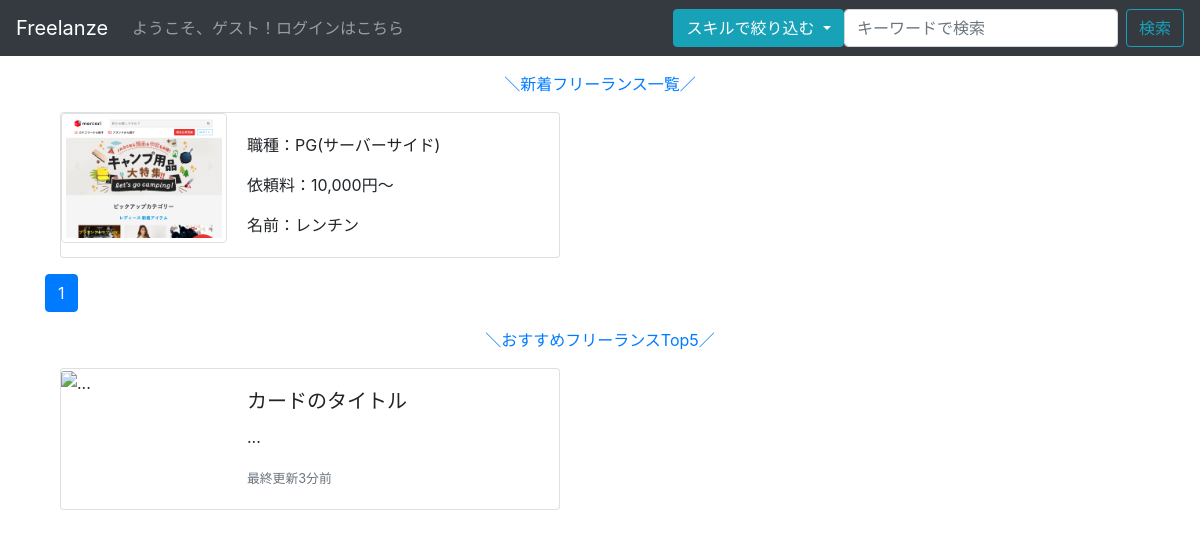
The page / on the database its author committed.
### register/models.py (models this page shows, shortened)
class User(AbstractBaseUser, PermissionsMixin):
    email = models.EmailField(_('メールアドレス'), unique=True)
    first_name = models.CharField(_('名'), max_length=30, blank=True)
    last_name = models.CharField(_('姓'), max_length=150, blank=True)
    nick_name = models.CharField(_('ニックネーム'), max_length=50, blank=False)
    picture = models.ImageField(_('トップ画像'), upload_to='media/', blank=True)  # 画像はあとで解決する
    twitter = models.CharField(_('Twitter'), max_length=50, blank=True)
    instagram = models.CharField(_('Instagram'), max_length=50, blank=True)
    skill = models.CharField(_('スキル'), max_length=150, choices=SKILLS_CHOICES, blank=False)
    area = models.CharField(_('活動範囲'), max_length=150, choices=AREAS_CHOICES, blank=False)
    request_fee = models.CharField(_('依頼料'), max_length=150, choices=REQUESTS_CHOICES, blank=False)
    portfolio = models.CharField(_('ポートフォリオ'), max_length=500, blank=True)
    self_introduction = models.CharField(_('自己PR'), max_length=500, blank=True)
    created_at = models.DateTimeField(default=timezone.now)
    is_staff = models.BooleanField(
        _('staff status'),
        default=False,
        help_text=_(
            'Designates whether the user can log into this admin site.'),
    )
    is_active = models.BooleanField(
        _('active'),
        default=True,
        help_text=_(
            'Designates whether this user should be treated as active. '
            'Unselect this instead of deleting accounts.'
        ),
    )
    date_joined = models.DateTimeField(_('date joined'), default=timezone.now)
    objects = UserManager()
    EMAIL_FIELD = 'email'
    USERNAME_FIELD = 'email'
    REQUIRED_FIELDS = []
    class Meta:
        verbose_name = _('user')
        verbose_name_plural = _('users')

### register/views.py (the view)
# urls.py: path('', views.ListView.as_view(), name='top'),
class ListView(generic.ListView):
    model = User
    template_name = 'register/top.html'
    paginate_by = 8
    queryset = User.objects.order_by('-created_at')
    def get_queryset(self):
        result = super(ListView, self).get_queryset()
        query = self.request.GET.get('q')
        if query:
            result = User.objects.filter(Q(skill__icontains=query))
        return result

### register/templates/register/top.html (shortened to what this page needs)
{% extends "register/base.html" %}
{% block content %}
<div class="container-fluid">
    <div class="row">
        <div class="col-12" style="mx-auto">
            <p class="text-center"><span class="bg-white text-primary">＼新着フリーランス一覧／</span></p>
        </div>
        {% for product in user_list %}
        <div class="col-6 col-md-6">
            <div class="datail" data-toggle="modal" data-target="#{{ product.id }}">
            <div class="card mb-3" style="max-width: 500px;">
                <div class="row no-gutters">
                    <div class="col-md-4">
                        <div class="img-thumbnail">
                        <img src="{{ product.picture.url }}" class="aaa" width="100%" heught="100%">
                        </div>
                    </div>
                    <div class="col-md-8">
                        <div class="card-body">
                            <p class="card-text">職種：{{ product.get_skill_display }}</p>
                            <p class="card-text">依頼料：{{ product.get_request_fee_display }}</p>
                            <p class="card-text">名前：{{ product.nick_name }}</p>
                        </div>
                    </div>
                </div>
            </div>
            </div>
        </div>
        {% endfor %}
    </div>
</div>
<ul class="pagination">
    {% for num in page_obj.paginator.page_range %}
        {% if page_obj.number == num %}
            <li class="page-item active"><a class="page-link" href="#!">{{ num }}</a></li>
        {% else %}
            <li class="page-item"><a class="page-link" href="?page={{ num }}">{{ num }}</a></li>
        {% endif %}
    {% endfor %}
</ul>
<div class="container-fluid">
    <div class="row">
        <div class="col-12"><p class="text-center"><span class="bg-white text-primary">＼おすすめフリーランスTop5／</span></p></div>
        <div class="col-12 col-md-6">
            <div class="card mb-3" style="max-width: 500px;">
                <div class="row no-gutters">
                    <div class="col-md-4">
                        <img src="..." class="card-img" alt="...">
                    </div>
                    <div class="col-md-8">
                        <div class="card-body">
                            <h5 class="card-title">カードのタイトル</h5>
                            <p class="card-text">...</p>
                            <p class="card-text"><small class="text-muted">最終更新3分前</small></p>
                        </div>
                    </div>
                </div>
            </div>
        </div>
    </div>
</div>
{% endblock %}

### rows shown on the page
User: picture (picture), skill "PG(サーバーサイド)", request_fee "10,000円〜", nick_name "レンチン"

### other values the page prints
{{ num }} "1"
